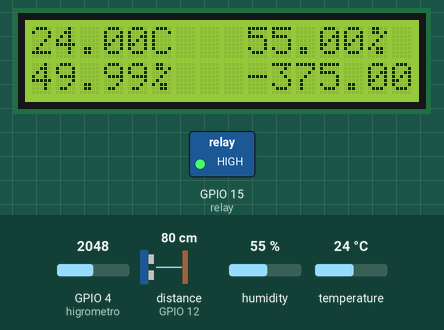
Simulated run of this sketch. Board: ESP32. On the bench: 16×2 character LCD, switched loads named in the sketch (green lamp = pin HIGH). Wiring (inferred from the names in the program): ultrasonic range finder: trigger GPIO 14; echo GPIO 12. The inputs (shaded band) are chosen by the test bench; at power-on: GPIO 4 (higrometro) = 2048, distance to the obstacle (sensor on GPIO 12) 80 cm, humidity 55 %, temperature 24 °C. The echo pulse lasts 58.3 µs per cm; WiFi joins after 1.5 s; servers stay silent unless stated; uploads are accepted with an empty reply; pins used as bus, display or sensor lines are not drawn; what the sketch prints to the serial monitor is not drawn.

Above: at 1.2 s.
1.3 s: GPIO 4 (higrometro) set to 2866
At 6.4 s:
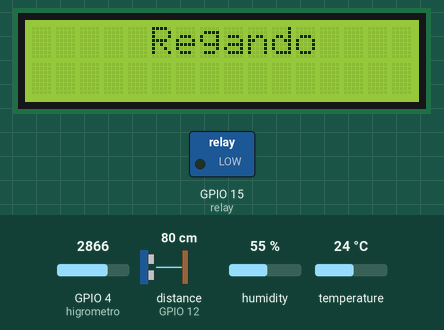
10.1 s: distance to the obstacle (sensor on GPIO 12) set to 2 cm
At 11.6 s:
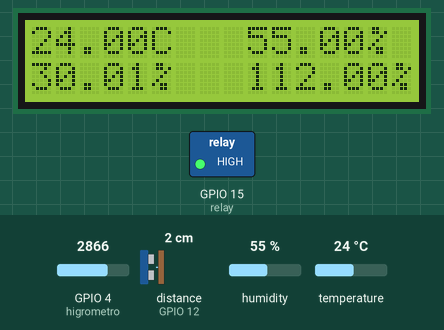
14.7 s: humidity set to 22 %
At 18.4 s:
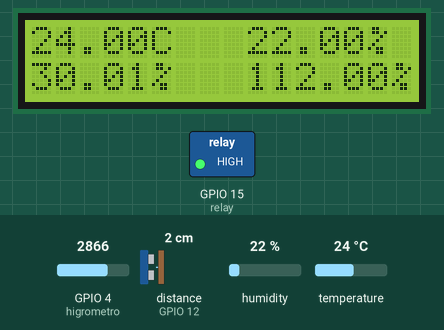
21.2 s: temperature set to 12 °C
At 25.2 s:
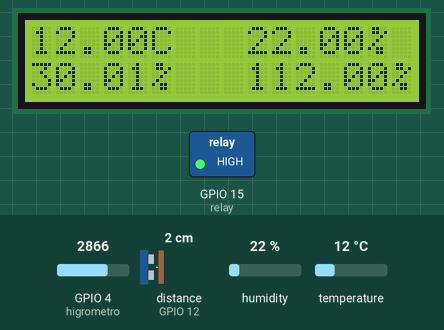
28.1 s: distance to the obstacle (sensor on GPIO 12) set to 4 cm
At 32.0 s:
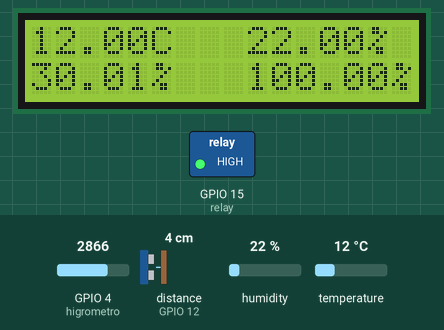
35.1 s: GPIO 4 (higrometro) set to 3972
At 40.0 s:
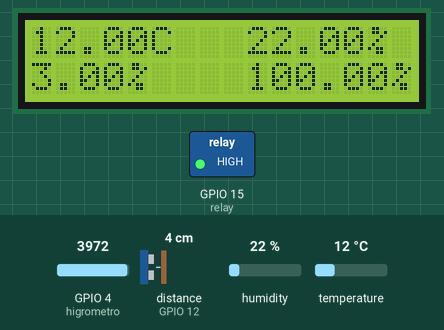
Timing chart, 0 to 43.0 s (numbered marks = the images above; inputs shaded):
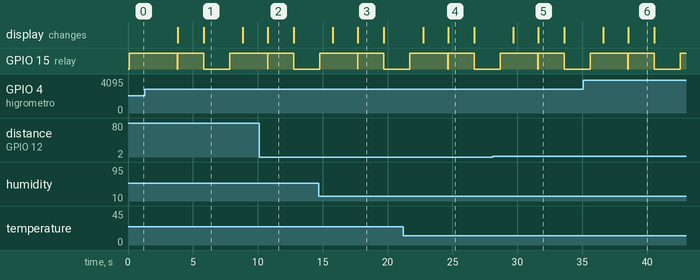

The sketch:

Proyecto.ino
```cpp
// LCD
#include <LiquidCrystal.h>
LiquidCrystal lcd(23, 22, 17, 5, 18, 19);

// DHT11
#include "DHT.h"
#define DHTPIN 33
#define DHTTYPE DHT11
DHT dht(DHTPIN, DHTTYPE);

// HIGRÓMETRO
#define higrometro 4

// SENSOR ULTRASONICO
#define echoPin 12
#define trigPin 14

// WIFI
#include <WiFi.h>
#include <HTTPClient.h>
const char* ssid = "Redmi Note 10S";
const char* password = "VeilHCF3202";

// BOMBA
#define relay 15

// Bytes
byte porcentChar[] = {
  B01100,
  B01101,
  B00010,
  B00100,
  B01000,
  B10110,
  B00110,
  B00000
};

void setup() {
  Serial.begin(115200);
  lcd.begin(16, 2);
  lcd.createChar(0, porcentChar);

  dht.begin();

  pinMode(higrometro, INPUT);

  pinMode(trigPin, OUTPUT);
  pinMode(echoPin, INPUT);

  pinMode(relay, OUTPUT);
  digitalWrite(relay, HIGH);
}

void loop() {
  int r_historial = 0;
  digitalWrite(relay, HIGH);
  lcd.clear();
  digitalWrite(relay , LOW);
  float t = dht.readTemperature();
  float h = dht.readHumidity();

  digitalWrite(relay, HIGH);
  float h_suelo = analogRead(higrometro);
  float hum_suelo = ((4095 - h_suelo) * 100) / 4095;

  digitalWrite(trigPin, HIGH);
  delayMicroseconds(10);
  digitalWrite(trigPin, LOW);
  long seg = pulseIn(echoPin, HIGH);
  long distancia = seg / 59;
  float n_agua = ((19 - distancia) * 100) / 16;

  Serial.println(String(t) + " " + String(h) + " " + String(hum_suelo) + " " + String(n_agua));

  lcd.setCursor(0, 0);
  lcd.print(t);
  lcd.print("C");

  lcd.setCursor(9, 0);
  lcd.print(h);
  lcd.write(byte(0));

  lcd.setCursor(0, 1);
  lcd.print(hum_suelo);
  lcd.write(byte(0));

  lcd.setCursor(9, 1);
  lcd.print(n_agua);
  lcd.write(byte(0));

  delay(2000);
  if (hum_suelo < 40) {
    lcd.clear();
    lcd.setCursor(5, 0);
    lcd.print("Regando");
    Serial.println("Regando");
    digitalWrite(relay, LOW);
    delay(2000);
    digitalWrite(relay, HIGH);
    delay(1000);
    lcd.clear();
    r_historial = 1;
  } else {
    digitalWrite(relay, HIGH);
    r_historial = 0;
  }

  lcd.setCursor(0, 0);
  lcd.print(t);
  lcd.print("C");

  lcd.setCursor(9, 0);
  lcd.print(h);
  lcd.write(byte(0));

  lcd.setCursor(0, 1);
  lcd.print(hum_suelo);
  lcd.write(byte(0));

  lcd.setCursor(9, 1);
  lcd.print(n_agua);
  lcd.write(byte(0));

    initWifi();
    Serial.println(WiFi.localIP());

    HTTPClient http;
    http.begin("http://192.168.198.18/neotech/valores");
    http.addHeader("Content-Type", "application/x-www-form-urlencoded");
    http.addHeader("Authorization", "Token a265b8045425c67eb7f585e2434080e65ecc582e");
    String text = "temp_ambiente=" + String(t) + "&humedad_ambiente=" + String(h) + "&humedad_suelo=" + String(hum_suelo) + "&nivel_agua=" + String(n_agua);

    int resp = http.POST(text);
    if (resp > 0) {
      Serial.println("Código HTTP ► " + String(resp));
      if (resp == 200) {
        String response = http.getString();
        Serial.println("El servidor respondió ▼ ");
        Serial.println(response);
      }
    } else {
      Serial.println("Error al enviar post, codigo:");
      Serial.println(resp);
    }
    http.end();

    if (r_historial == 1) {
      HTTPClient http;
      http.begin("http://192.168.198.18/neotech/riego");
      http.addHeader("Content-Type", "application/x-www-form-urlencoded");
      http.addHeader("Authorization", "Token a265b8045425c67eb7f585e2434080e65ecc582e");
      String text = "tipo=Automático";

      int resp = http.POST(text);
      if (resp > 0) {
        Serial.println("Código HTTP ► " + String(resp));
        if (resp == 200) {
          String response = http.getString();
          Serial.println("El servidor respondió ▼2 ");
          Serial.println(response);
        }
      } else {
        Serial.println("Error al enviar post, codigo2:");
        Serial.println(resp);
      }
      http.end();
    }
    WiFi.disconnect(true);
}

void initWifi() {
  WiFi.mode(WIFI_STA);
  WiFi.begin(ssid, password);
  while (WiFi.status() != WL_CONNECTED) {
    delay(500);
    Serial.println("Connecting to WiFi..");
  }
  Serial.println("Connected to the WiFi network.");
}
```

Measured:
- after the input at 1.3 s, the display: first changes after 2.5 s (image 1 shows a later state)
- after the input at 10.1 s, the display: changes after 0.68 s (image 2)
- after the input at 14.7 s, the display: first differs from a run without the input after 3.0 s (image 3)
- after the input at 21.2 s, the display: first differs from a run without the input after 3.5 s (image 4)
- after the input at 28.1 s, the display: first differs from a run without the input after 3.5 s (image 5)
- after the input at 35.1 s, the display: first differs from a run without the input after 3.5 s (image 6)
- what the display in image 1 shows lasts 3.1 s, from 5.8 s to 8.9 s
